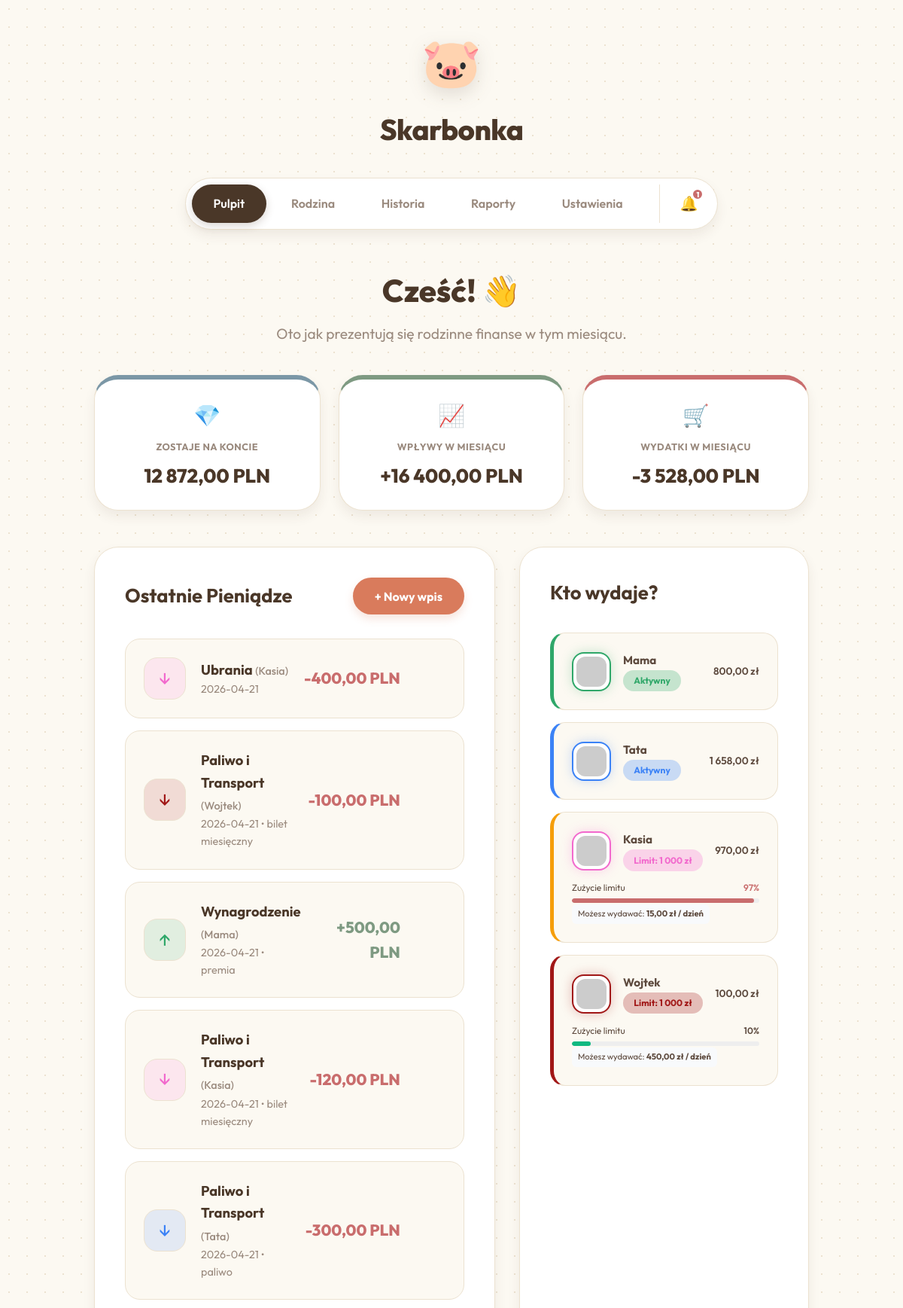
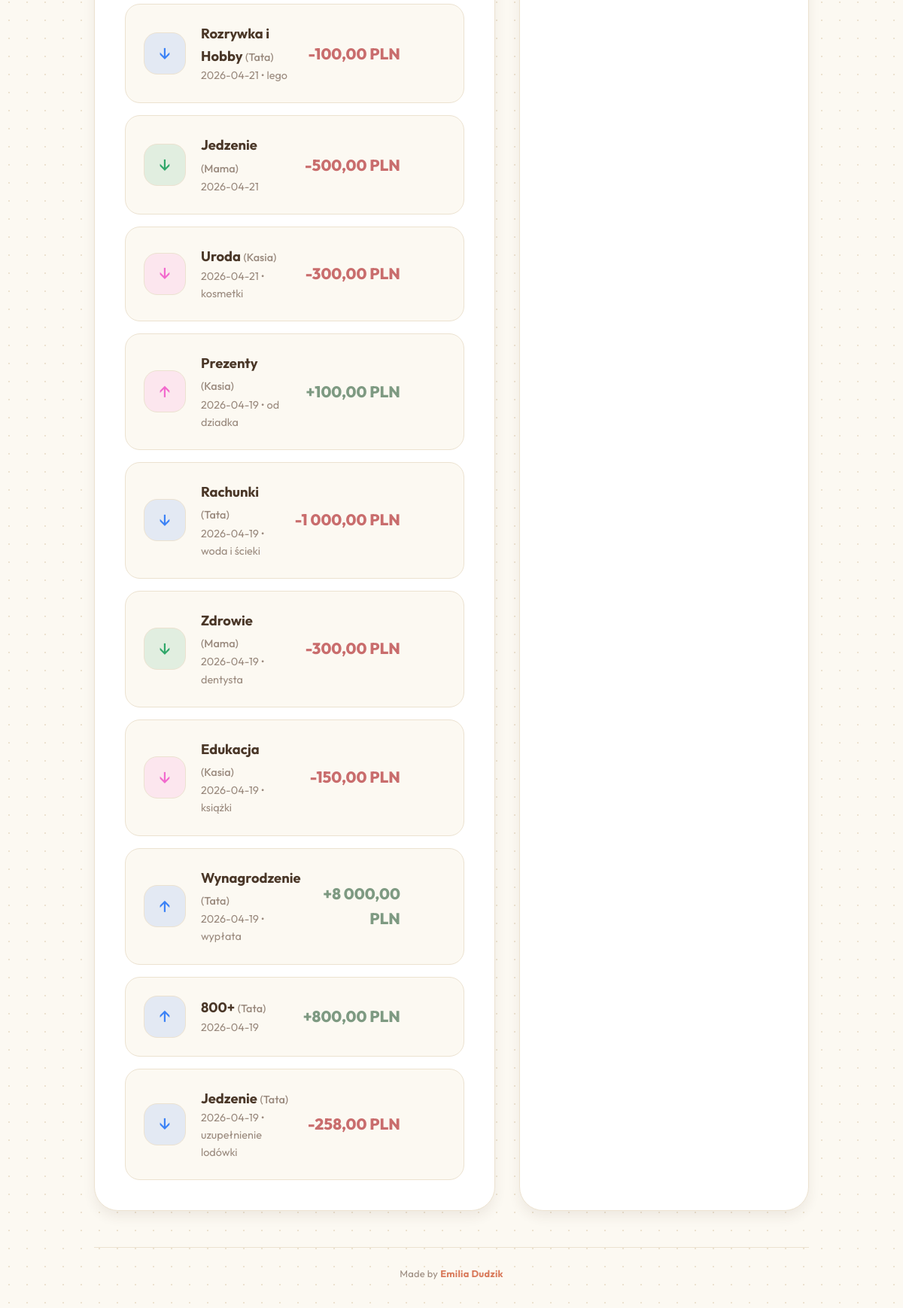
Before: / with the older database file (2 pictures, top to bottom).
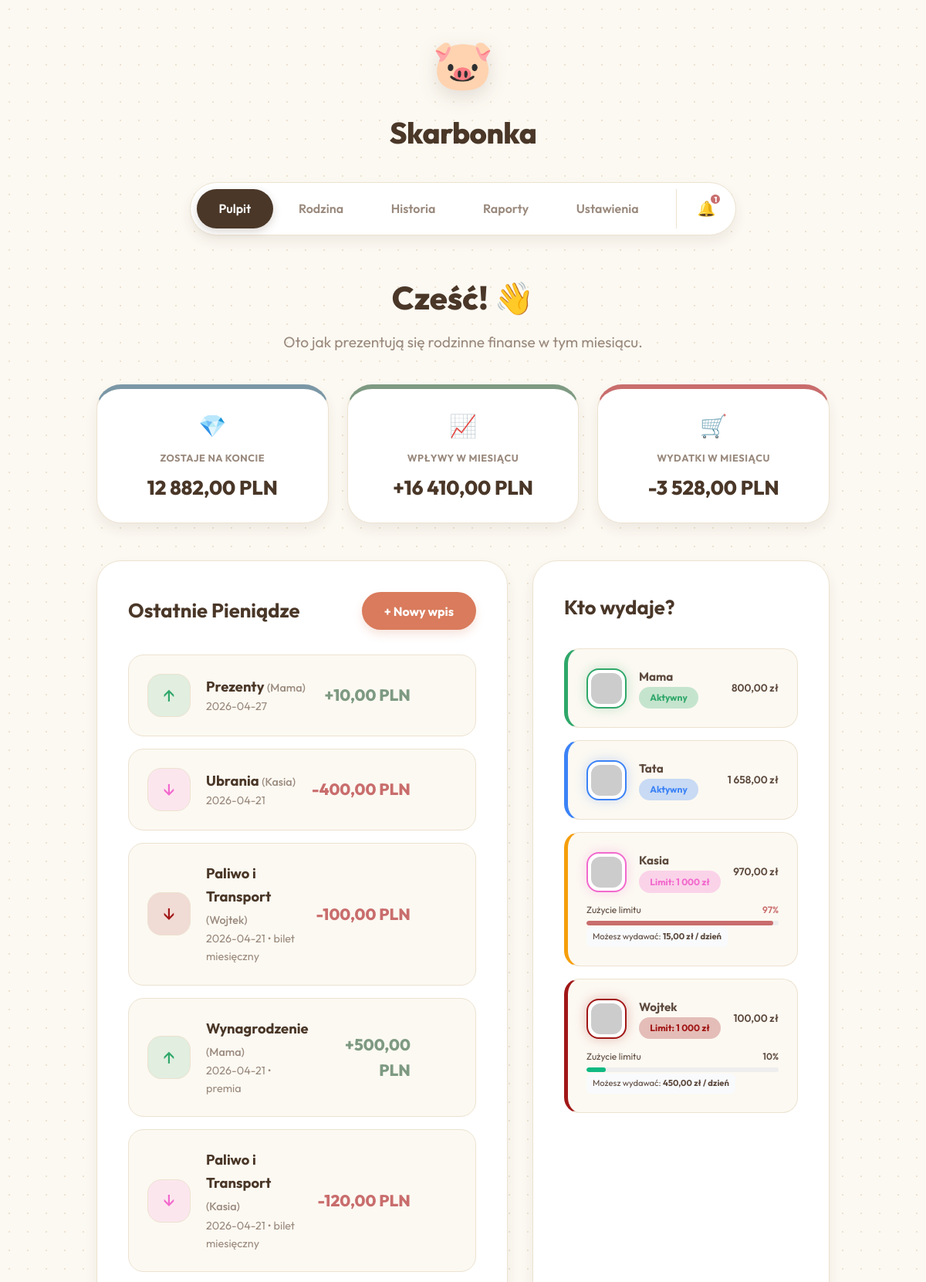
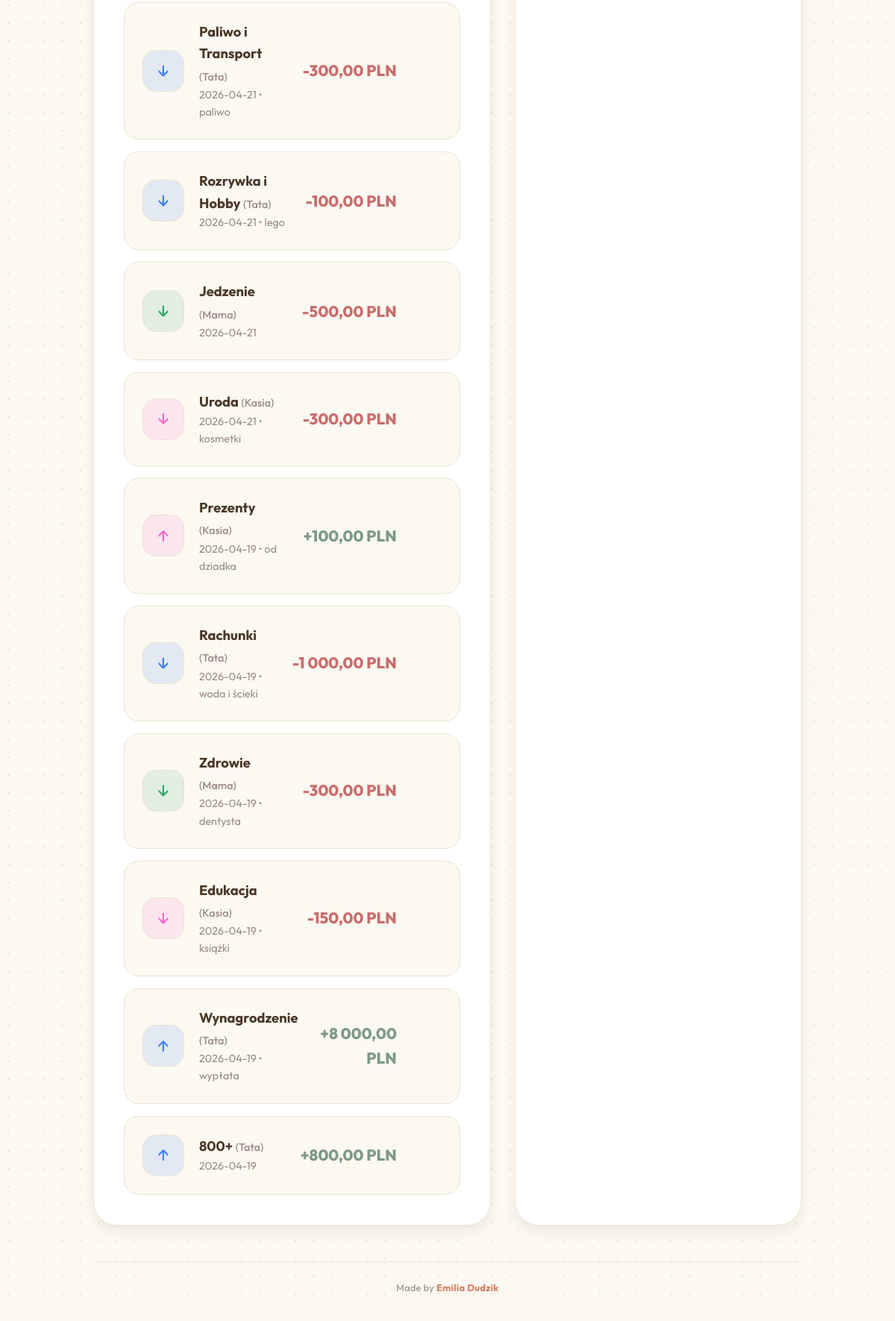
After: the same page with the newer database file (2 pictures, top to bottom).
### tables this page shows
CREATE TABLE transactions (
                id INTEGER PRIMARY KEY AUTOINCREMENT,
                user_id INTEGER NOT NULL,
                category_id INTEGER NOT NULL,
                amount REAL NOT NULL,
                date TEXT NOT NULL,
                description TEXT,
                type TEXT NOT NULL CHECK(type IN ('income', 'expense')),
                FOREIGN KEY (user_id) REFERENCES users(id),
                FOREIGN KEY (category_id) REFERENCES categories(id)
            );

CREATE TABLE categories (
                id INTEGER PRIMARY KEY AUTOINCREMENT,
                name TEXT NOT NULL,
                type TEXT NOT NULL CHECK(type IN ('income', 'expense'))
            );

CREATE TABLE users (
                id INTEGER PRIMARY KEY AUTOINCREMENT,
                name TEXT NOT NULL,
                color TEXT DEFAULT '#ffffff'
            , avatar TEXT DEFAULT 'avataaars', monthly_limit REAL DEFAULT 0);

### index.php (the view, shortened to what the changed rows need)
<?php
require_once 'db.php';
$currentMonth = date('Y-m');
$stmt = $db->prepare("
    SELECT u.*,
    (SELECT SUM(amount) FROM transactions WHERE user_id = u.id AND type = 'expense' AND date LIKE ?) as spent
    FROM users u
");
$stmt->execute([$currentMonth . '%']);
$users = $stmt->fetchAll(PDO::FETCH_ASSOC);
$stmt = $db->query("SELECT SUM(CASE WHEN type = 'income' THEN amount ELSE -amount END) as balance FROM transactions");
$balanceRaw = $stmt->fetch(PDO::FETCH_ASSOC)['balance'];
$balance = $balanceRaw ? number_format($balanceRaw, 2, ',', ' ') : "0,00";
$currentMonthStr = date('Y-m');
$stmt = $db->prepare("SELECT type, SUM(amount) as total FROM transactions WHERE date LIKE ? GROUP BY type");
$stmt->execute([$currentMonthStr . '%']);
$monthlyStats = $stmt->fetchAll(PDO::FETCH_KEY_PAIR);
$income = isset($monthlyStats['income']) ? number_format($monthlyStats['income'], 2, ',', ' ') : "0,00";
$stmt = $db->query("
    SELECT t.*, u.name as user_name, u.color, c.name as category_name
    FROM transactions t
    JOIN users u ON t.user_id = u.id
    JOIN categories c ON t.category_id = c.id
    ORDER BY t.date DESC, t.id DESC LIMIT 15
");
$transactions = $stmt->fetchAll(PDO::FETCH_ASSOC);
?>
<!DOCTYPE html>
<html lang="pl">
<head>
    <link rel="stylesheet" href="style.css">
</head>
<body>
    <div class="app-wrapper">
        <header class="app-header">
            <div class="logo">
                <h1>Skarbonka</h1>
            </div>
        </header>
        <main class="main-content">
            <header class="topbar">
                <div>
                    <h2 class="greeting">Cześć! 👋</h2>
                </div>
            </header>
            <div class="dashboard-cards">
                <div class="card glass-effect gradient-blue">
                    <div class="card-icon">💎</div>
                    <h3>Zostaje na koncie</h3>
                    <p class="amount"><?= $balance ?> PLN</p>
                </div>
                <div class="card glass-effect gradient-green">
                    <div class="card-icon">📈</div>
                    <h3>Wpływy w miesiącu</h3>
                    <p class="amount">+<?= $income ?> PLN</p>
                </div>
            </div>
            <div class="content-grid">
                <section class="recent-transactions glass-effect section-box">
                    <div class="transaction-list">
                        <?php if (empty($transactions)): ?>
                            <div class="empty-state">
                                <span>🌬️</span>
                                <p>Cisza w portfelu. Dodaj pierwszą transakcję!</p>
                            </div>
                        <?php else: ?>
                            <?php foreach($transactions as $t): ?>
                                <div class="transaction-item">
                                    <div class="t-icon" style="background-color: <?= htmlspecialchars($t['color']) ?>22; color: <?= htmlspecialchars($t['color']) ?>">
                                        <?= $t['type'] == 'income' ? '↑' : '↓' ?>
                                    </div>
                                    <div class="t-details">
                                        <h4><?= htmlspecialchars($t['category_name']) ?> <span class="t-user">(<?= htmlspecialchars($t['user_name']) ?>)</span></h4>
                                        <p><?= htmlspecialchars($t['date']) ?><?= $t['description'] ? ' &bull; '.htmlspecialchars($t['description']) : '' ?></p>
                                    </div>
                                    <div class="t-amount <?= $t['type'] ?>">
                                        <?= $t['type'] == 'income' ? '+' : '-' ?><?= number_format($t['amount'], 2, ',', ' ') ?> PLN
                                    </div>
                                </div>
                            <?php endforeach; ?>
                        <?php endif; ?>
                    </div>
                </section>
                <section class="family-members glass-effect section-box">
                    <div class="users-list">
                        <?php
                        $daysInMonth = (int)date('t');
                        $currentDay = (int)date('j');
                        $remainingDays = $daysInMonth - $currentDay + 1;
                        ?>
                        <?php foreach($users as $u): ?>
                            <?php
                                $userSpent = (float)$u['spent'];
                                $userLimit = (float)$u['monthly_limit'];
                                $showLimit = $userLimit > 0;
                                $percent = $showLimit ? round(($userSpent / $userLimit) * 100) : 0;
                                $clampedPercent = min(100, $percent);
                                $statusColor = htmlspecialchars($u['color']);
                                if ($showLimit) {
                                    if ($percent > 100) {
                                        $statusColor = "var(--red-color)";
                                        $statusText = "Przekroczono!";
                                    } elseif ($percent > 85) {
                                        $statusColor = "#f59e0b";
                                    } elseif ($percent > 65) {
                                        $statusColor = "#fbbf24";
                                        $statusText = "Półmetek";
                                    }
                                }
                                $remaining = $userLimit - $userSpent;
                                $daily = $remaining > 0 ? $remaining / $remainingDays : 0;
                            ?>
                            <div class="user-card" style="flex-direction: column; align-items: flex-start; gap: 0.8rem; border-left: 5px solid <?= $statusColor ?>;">
                                <div style="display: flex; align-items: center; gap: 1rem; width: 100%;">
                                     <div class="user-avatar" style="border-color: <?= htmlspecialchars($u['color']) ?>; box-shadow: 0 0 15px <?= htmlspecialchars($u['color']) ?>44;">
                                        <img src="https://robohash.org/<?= urlencode($u['avatar'] ?? 'cat1') ?>.png?set=set4&size=150x150" alt="<?= htmlspecialchars($u['name']) ?>">
                                    </div>
                                    <div class="user-info" style="flex: 1;">
                                        <h4 style="font-size: 0.95rem;"><?= htmlspecialchars($u['name']) ?></h4>
                                        <span class="user-badge" style="background-color: <?= htmlspecialchars($u['color']) ?>44; color: <?= htmlspecialchars($u['color']) ?>; font-size: 0.75rem; white-space: nowrap;">
                                            <?= $showLimit ? 'Limit: '.number_format($userLimit, 0, ',', ' ').' zł' : 'Aktywny' ?>
                                        </span>
                                    </div>
                                    <div style="font-size: 0.85rem; font-weight: 600; white-space: nowrap;">
                                        <?= number_format($userSpent, 2, ',', ' ') ?> zł
                                    </div>
                                </div>
                                <?php if ($showLimit): ?>
                                    <div style="width: 100%;">
                                        <div style="display: flex; justify-content: space-between; font-size: 0.75rem; margin-bottom: 0.3rem; color: var(--text-secondary);">
                                            <span>Zużycie limitu</span>
                                            <span style="font-weight: 600; color: <?= $percent > 90 ? 'var(--error)' : 'var(--text-primary)' ?>;"><?= $percent ?>%</span>
                                        </div>
                                        <div style="width: 100%; height: 6px; background: #eee; border-radius: 10px; overflow: hidden;">
                                            <div style="width: <?= $clampedPercent ?>%; height: 100%; background: <?= $percent > 90 ? 'var(--error)' : ($percent > 65 ? '#f59e0b' : '#10b981') ?>; border-radius: 10px; transition: width 0.5s ease;"></div>
                                        </div>
                                        <?php if ($remaining > 0): ?>
                                            <div style="font-size: 0.7rem; color: var(--text-secondary); background: #f8fafc; padding: 4px 8px; border-radius: 6px; display: inline-block;">
                                                Możesz wydawać: <strong><?= number_format($daily, 2, ',', ' ') ?> zł / dzień</strong>
                                            </div>
                                        <?php endif; ?>
                                    </div>
                                <?php endif; ?>
                            </div>
                        <?php endforeach; ?>
                    </div>
                </section>
            </div>
        </main>
    </div>
</body>
</html>

Changed rows visible on the page:
no longer on this page (row unchanged): transactions: category.name "Jedzenie", user.name "Tata", date "2026-04-19", description "uzupełnienie lodówki", amount "258,00"
added transactions: category.name "Prezenty", user.name "Mama", date "2026-04-27", amount "10,00", type "income" (drawn)
Other visible differences:
$balance: "12 872,00" → "12 882,00"
$income: "16 400,00" → "16 410,00"
